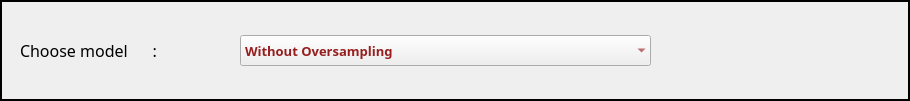
           <widget class="QFrame" name="frame_loadmodel_LR">
            <property name="geometry">
             <rect>
              <x>40</x>
              <y>60</y>
              <width>910</width>
              <height>101</height>
             </rect>
            </property>
            <property name="font">
             <font>
              <family>Segoe UI</family>
              <pointsize>15</pointsize>
              <weight>75</weight>
              <bold>true</bold>
              <kerning>true</kerning>
             </font>
            </property>
            <property name="autoFillBackground">
             <bool>false</bool>
            </property>
            <property name="styleSheet">
             <string notr="true"/>
            </property>
            <property name="frameShape">
             <enum>QFrame::WinPanel</enum>
            </property>
            <property name="frameShadow">
             <enum>QFrame::Plain</enum>
            </property>
            <property name="midLineWidth">
             <number>0</number>
            </property>
            <widget class="QLabel" name="label_12">
             <property name="geometry">
              <rect>
               <x>20</x>
               <y>35</y>
               <width>175</width>
               <height>31</height>
              </rect>
             </property>
             <property name="font">
              <font>
               <family>Segoe UI Semibold</family>
               <pointsize>12</pointsize>
               <weight>50</weight>
               <bold>false</bold>
              </font>
             </property>
             <property name="styleSheet">
              <string notr="true">color: rgb(0, 0, 0);</string>
             </property>
             <property name="text">
              <string>Choose model      :</string>
             </property>
             <property name="scaledContents">
              <bool>true</bool>
             </property>
            </widget>
            <widget class="QComboBox" name="comboBox_LoadModel_LR">
             <property name="geometry">
              <rect>
               <x>240</x>
               <y>35</y>
               <width>411</width>
               <height>31</height>
              </rect>
             </property>
             <property name="font">
              <font>
               <family>Segoe UI Semibold</family>
               <pointsize>10</pointsize>
              </font>
             </property>
             <property name="styleSheet">
              <string notr="true">color: rgb(151, 30, 30);</string>
             </property>
             <property name="frame">
              <bool>false</bool>
             </property>
             <item>
              <property name="text">
               <string>Without Oversampling</string>
              </property>
             </item>
             <item>
              <property name="text">
               <string>With Oversampling</string>
              </property>
             </item>
            </widget>
            <widget class="QLabel" name="label_31">
             <property name="geometry">
              <rect>
               <x>230</x>
               <y>30</y>
               <width>431</width>
               <height>41</height>
              </rect>
             </property>
             <property name="text">
              <string/>
             </property>
             <property name="pixmap">
              <pixmap>../Images/text_label.png</pixmap>
             </property>
             <property name="scaledContents">
              <bool>true</bool>
             </property>
            </widget>
            <zorder>label_31</zorder>
            <zorder>label_12</zorder>
            <zorder>comboBox_LoadModel_LR</zorder>
           </widget>
